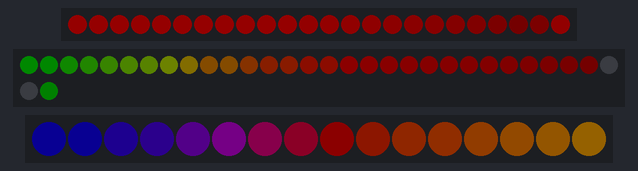
Simulated run of this sketch. Board: Arduino Uno, built with avr-gcc and run on an emulated ATmega328P. On the bench: 24 RGB LEDs in strip order, left to right, 32 RGB LEDs in strip order, left to right, continuing on the next row, 16 RGB LEDs in strip order, left to right. Dim RGB values are drawn brighter than linear; random numbers use the default seed unless the sketch sets one.

Above: at 3.16 s.
At 7.73 s:
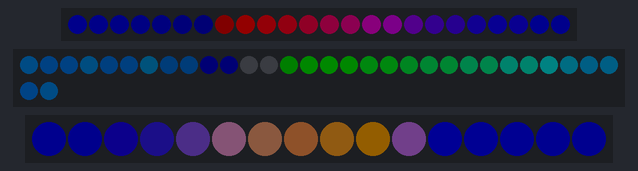
At 12.31 s:
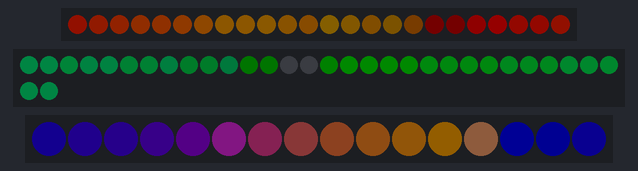
At 21.48 s:
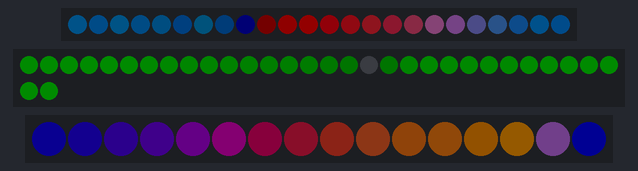
At 30.65 s:
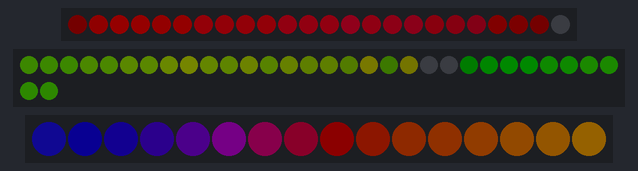
At 39.82 s:
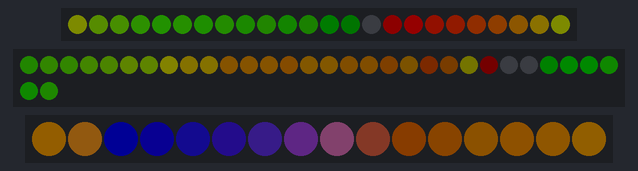

The sketch:

Doublestick.ino
```cpp
#include <FastLED.h>

#define LED_PIN     3//6
#define COLOR_ORDER GRB
#define CHIPSET     WS2811
#define NUM_LEDS    128

//#define CENTER_LED  27
#define CENTER_LED  8

#define BRIGHTNESS  20
#define FRAMES_PER_SECOND 200

bool gReverseDirection = false;//true;

CRGB Ring_A[24]; // D2
CRGB Ring_B[32]; // D3
CRGB Ring_C[16]; // D4

CRGBPalette16 gPal;

void setup() {
  delay(3000); // sanity delay

  // tell FastLED there's 8 NEOPIXEL leds on pin 2
  FastLED.addLeds<NEOPIXEL, 2>(Ring_A, 24);//.setCorrection( TypicalLEDStrip );

  // tell FastLED there's 8 NEOPIXEL leds on pin 3
  FastLED.addLeds<NEOPIXEL, 3>(Ring_B, 32);//.setCorrection( TypicalLEDStrip );

  // tell FastLED there's 8 NEOPIXEL leds on pin 4
  FastLED.addLeds<NEOPIXEL, 4>(Ring_C, 16);//.setCorrection( TypicalLEDStrip );

  //FastLED.addLeds<CHIPSET, LED_PIN, COLOR_ORDER>(leds, NUM_LEDS).setCorrection( TypicalLEDStrip );


  FastLED.setBrightness( BRIGHTNESS );

  // This first palette is the basic 'black body radiation' colors,
  // which run from black to red to bright yellow to white.
  //gPal = HeatColors_p;

  // These are other ways to set up the color palette for the 'fire'.
  // First, a gradient from black to red to yellow to white -- similar to HeatColors_p
     gPal = CRGBPalette16( CRGB::Black, CRGB::Red, CRGB::Orange, CRGB(255,255,100));

  // Second, this palette is like the heat colors, but blue/aqua instead of red/yellow
     //gPal = CRGBPalette16( CRGB::Black, CRGB::Orange, CRGB::Purple, CRGB::Blue);

  // Third, here's a simpler, three-step gradient, from black to red to white
  //   gPal = CRGBPalette16( CRGB::Black, CRGB::Red, CRGB::White);

}

void loop()
{
  // Add entropy to random number generator; we use a lot of it.
  random16_add_entropy( random());

  Simulate();

  FastLED.show(); // display this frame
  FastLED.delay(1000 / FRAMES_PER_SECOND);
}

void Simulate(void) {
  static uint8_t color_wheel1 = 0;
  static uint8_t color_wheel2 = 0;
  static uint8_t color_wheel3 = 0;

  static uint32_t color_timer1 = 0;
  static uint32_t color_timer2 = 0;
  static uint32_t color_timer3 = 0;
  uint8_t x;

  if (millis() > color_timer1) {
    color_timer1 += 15;
    color_wheel1++;
    gPal = CRGBPalette16(CRGB::Red, CHSV(color_wheel1,250,250), CRGB::Black);
    for (x=0; x<24; x++) {
      Ring_A[x] = ColorFromPalette( gPal, x*11 + color_wheel1);
    }
  }
  if (millis() > color_timer2) {
    color_timer2 += 19;
    color_wheel2++;
    gPal = CRGBPalette16(CRGB::Green, CHSV(color_wheel2,200,200), CRGB::Black);
    for (x=0; x<32; x++) {
      Ring_B[x] = ColorFromPalette( gPal, x*8 + color_wheel2);
    }
  }
  if (millis() > color_timer3) {
    color_timer3 += 17;
    color_wheel3++;
    gPal = CRGBPalette16(CRGB::Blue, CHSV(color_wheel3,200,200), CRGB::Orange);
    for (x=0; x<16; x++) {
      Ring_C[x] = ColorFromPalette( gPal, x*16 - color_wheel3);
    }
  }
}
```
